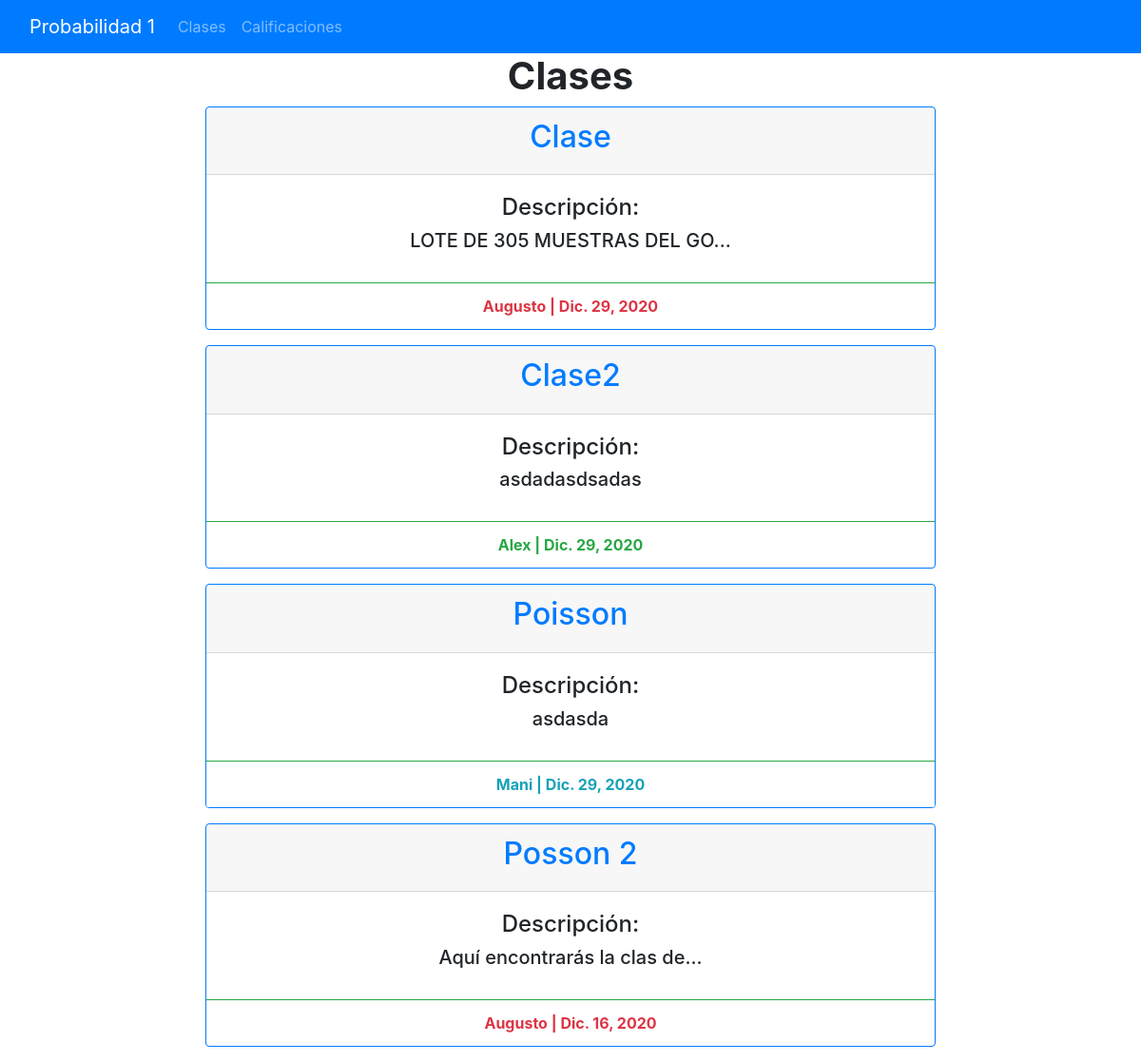
Page /clase/ on the committed database.
### clases/models.py (models this page shows, shortened)
class Clase(models.Model):
    Autores = [
    ('Augusto', 'Augusto'),
    ('Alex', 'Alex'),
    ('Mani', 'Mani'),
    ]
    titulo = models.CharField('titulo',max_length=100,null=True)
    fecha=models.DateField( auto_now=False, auto_now_add=False, null=True)
    autor =models.CharField(choices=Autores, max_length=50, null=True)
    descripcion = models.CharField( max_length=50, null=True)
    pdf = models.FileField(upload_to='static/media', null=True)

### clases/views.py (the view)
# urls.py: path('', views.clases, name="clases"),
def clases(request):
    clases = Clase.objects.order_by('-fecha')
    return render(request, 'clases/clases.html', {'clases':clases})

### clases/templates/clases/clases.html (shortened to what this page needs)
{% extends 'proba1/base.html' %}
{% block content %}
<h1 id="blogtitle" class="font-weight-bold text-center">Clases</h1>
{% for clase in clases %}
<div class="container text-center col d-flex justify-content-center"  >
   <div class="card border-primary mb-3" style="width: 48rem;">
        <div class="card-header"><a href="{% url 'clases:detail' clase.id %}"</a>
             <h2>{{ clase.titulo }}</h2>
            </a>
        </div>
          <div class="card-body ">
              <h4>Descripción:</h4>
            <h5 class="card-title">{{ clase.descripcion|striptags|truncatechars:30 }}</h5>
          </div>
        {% if clase.autor == 'Alex' %}
          <div class="card-footer bg-transparent text-success border-success" style="font-weight:bold"> {{ clase.autor }} | {{ clase.fecha }} </div>
          {% elif clase.autor == 'Augusto' %}
            <div class="card-footer bg-transparent text-danger border-success" style="font-weight:bold"> {{ clase.autor }} | {{ clase.fecha }} </div>
            {% else %}
             <div class="card-footer bg-white text-info  border-success" style="font-weight:bold"> {{ clase.autor }} | {{ clase.fecha }} </div>
        {% endif %}
    </div>
</div>
{% endfor %}
{% endblock content %}

### rows in the picture
Clase: titulo "Clase", descripcion "LOTE DE 305 MUESTRAS DEL GO...", autor "Augusto", fecha "Dic. 29, 2020"
Clase: titulo "Clase2", descripcion "asdadasdsadas", autor "Alex", fecha "Dic. 29, 2020"
Clase: titulo "Poisson", descripcion "asdasda", autor "Mani", fecha "Dic. 29, 2020"
Clase: titulo "Posson 2", descripcion "Aquí encontrarás la clas de...", autor "Augusto", fecha "Dic. 16, 2020"
